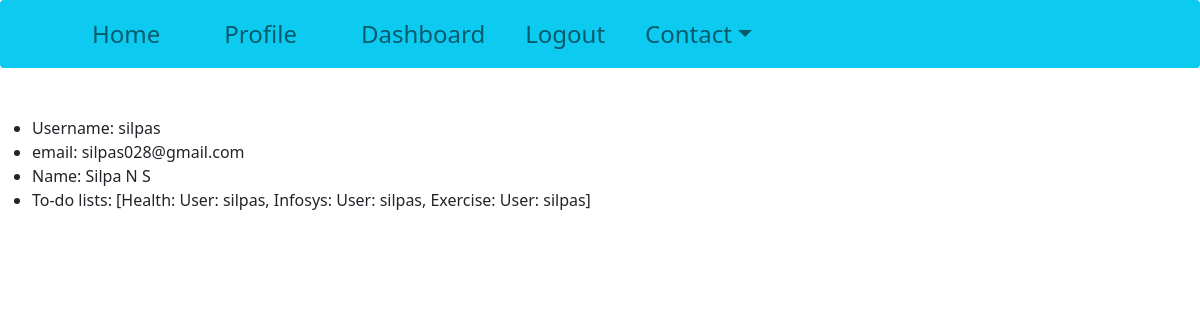
Screenshot of /profile (signed in) with the database file from the repository.
### todo/models.py (models this page shows, shortened)
class Users(db.Model):
    Id = db.Column(db.Integer, primary_key=True)
    username = db.Column(db.String(30), unique=True, nullable=False)
    firstName = db.Column(db.String(20), nullable=False)
    lastName = db.Column(db.String(20), nullable=False)
    email = db.Column(db.String(120), nullable=False, unique=True)
    password = db.Column(db.String(60), nullable=False)
    lists = db.relationship('Lists', backref='username', lazy=True, cascade='all')

class Lists(db.Model):
    Id = db.Column(db.Integer, primary_key=True)
    name = db.Column(db.String(200), nullable=False)
    tasks = db.relationship('Tasks', backref='listName', lazy=True, cascade="all")
    uid = db.Column(db.Integer, db.ForeignKey('users.Id', ondelete="CASCADE"), nullable=False)
    def __repr__(self):
        return f'{self.name}: User: {self.username.username}'

### todo/routes.py (the view)
@app.route('/profile', methods=['GET', 'POST'])
def profile():
    user = Users.query.filter_by(username=session['username']).first()
    return render_template('profile.html', user=user)

### todo/templates/profile.html
{% extends "layout.html" %} {% block title %} TO-DO {% if title %} - {{ title }} {% endif %} {% endblock %} {% block content %}
<ul>
    <li>Username: {{ user.username }}</li>
    <li>email: {{ user.email }}</li>
    <li>Name: {{ user.firstName + " " + user.lastName }}</li>
    <li>To-do lists: {{ user.lists }}</li>
</ul>
{% endblock %}

### rows the page displays
Users: username "silpas", email "silpas028@gmail.com", firstName+lastName "Silpa N S"
Lists: lists "[Health: User: silpas, Infosys: User: silpas, Exercise: User: silpas]"
